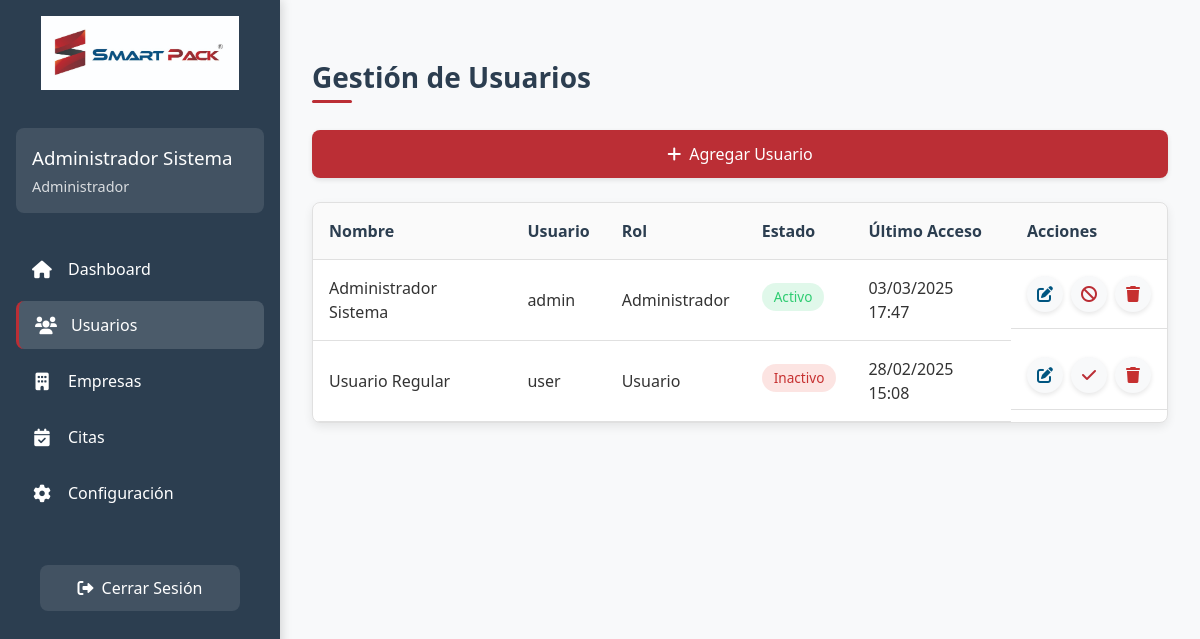
The page /views/dashboard.php?section=users (signed in) on the database its author committed.
### tables this page shows
CREATE TABLE `usuarios` (
  `id_usuario` int(11) NOT NULL,
  `nombre` varchar(100) NOT NULL,
  `usuario` varchar(50) NOT NULL,
  `password` varchar(255) NOT NULL,
  `correo` varchar(100) DEFAULT NULL,
  `id_rol` int(11) DEFAULT NULL,
  `estado` tinyint(1) DEFAULT 1,
  `ultimo_acceso` timestamp NOT NULL DEFAULT current_timestamp() ON UPDATE current_timestamp(),
  `fecha_creacion` timestamp NOT NULL DEFAULT current_timestamp()
);

CREATE TABLE `roles` (
  `id_rol` int(11) NOT NULL,
  `nombre_rol` varchar(50) NOT NULL,
  `estado` tinyint(1) DEFAULT 1,
  `fecha_creacion` timestamp NOT NULL DEFAULT current_timestamp()
);

### views/dashboard.php (the view, shortened to what this page needs)
<?php
require_once '../config/database.php';
$currentSection = isset($_GET['section']) ? $_GET['section'] : 'dashboard';
try {
    $usuarios = [];
    $stmt = $conn->prepare("
        SELECT u.id_usuario, u.nombre, u.usuario, u.estado, u.ultimo_acceso, r.nombre_rol
        FROM usuarios u
        JOIN roles r ON u.id_rol = r.id_rol
        ORDER BY u.nombre
    ");
    if ($stmt) {
        $stmt->execute();
        $result = $stmt->get_result();
        while ($row = $result->fetch_assoc()) {
            $usuarios[] = $row;
        }
    }
} catch (Exception $e) {
    $_SESSION['error'] = 'Error al cargar los datos: ' . $e->getMessage();
}
?>
<!DOCTYPE html>
<html lang="es">
<head>
    <link href="https://cdnjs.cloudflare.com/ajax/libs/font-awesome/6.0.0/css/all.min.css" rel="stylesheet">
</head>
<body>
    <div class="dashboard-layout">
        <aside class="sidebar">
            <div class="logo-container">
                <img src="../assets/images/smartpack_largo.jpeg" alt="Smart Pack">
            </div>
            <div class="user-profile">
                <h3><?php echo htmlspecialchars($_SESSION['nombre']); ?></h3>
                <p><?php echo htmlspecialchars($_SESSION['rol']); ?></p>
            </div>
            <nav>
                <ul class="nav-menu">
                    <li>
                        <a href="dashboard.php" class="nav-link <?php echo $currentSection == 'dashboard' ? 'active' : ''; ?>">
                            <i class="fas fa-home"></i>
                            <span>Dashboard</span>
                        </a>
                    </li>
                    <li>
                        <a href="dashboard.php?section=users" class="nav-link <?php echo $currentSection == 'users' ? 'active' : ''; ?>">
                            <i class="fas fa-users"></i>
                            <span>Usuarios</span>
                        </a>
                    </li>
                    <li>
                        <a href="dashboard.php?section=empresas" class="nav-link <?php echo $currentSection == 'empresas' ? 'active' : ''; ?>">
                            <i class="fas fa-building"></i>
                            <span>Empresas</span>
                        </a>
                    </li>
                    <li>
                        <a href="dashboard.php?section=citas" class="nav-link <?php echo $currentSection == 'citas' ? 'active' : ''; ?>">
                            <i class="fas fa-calendar-check"></i>
                            <span>Citas</span>
                        </a>
                    </li>
                    <li>
                        <a href="dashboard.php?section=config" class="nav-link <?php echo $currentSection == 'config' ? 'active' : ''; ?>">
                            <i class="fas fa-cog"></i>
                            <span>Configuración</span>
                        </a>
                    </li>
                </ul>
            </nav>
            <form action="../includes/logout.php" method="POST">
                <button type="submit" class="btn-logout">
                    <i class="fas fa-sign-out-alt"></i> Cerrar Sesión
                </button>
            </form>
        </aside>
        <main class="main-content">
            <?php if ($currentSection == 'users'): ?>
                <div class="content-section active">
                    <div class="page-header">
                        <h1>Gestión de Usuarios</h1>
                    </div>
                    <a href="add_user.php" class="btn-add-user">
                        <i class="fas fa-plus"></i> Agregar Usuario
                    </a>
                    <div class="users-table">
                        <table>
                            <thead>
                                <tr>
                                    <th>Nombre</th>
                                    <th>Usuario</th>
                                    <th>Rol</th>
                                    <th>Estado</th>
                                    <th>Último Acceso</th>
                                    <th>Acciones</th>
                                </tr>
                            </thead>
                            <tbody>
                                <?php foreach ($usuarios as $usuario): ?>
                                    <tr>
                                        <td><?php echo htmlspecialchars($usuario['nombre']); ?></td>
                                        <td><?php echo htmlspecialchars($usuario['usuario']); ?></td>
                                        <td><?php echo htmlspecialchars($usuario['nombre_rol']); ?></td>
                                        <td>
                                            <span class="status-badge <?php echo $usuario['estado'] ? 'active' : 'inactive'; ?>">
                                                <?php echo $usuario['estado'] ? 'Activo' : 'Inactivo'; ?>
                                            </span>
                                        </td>
                                        <td><?php echo date('d/m/Y H:i', strtotime($usuario['ultimo_acceso'])); ?></td>
                                        <td class="actions">
                                            <a href="edit_user.php?id=<?php echo $usuario['id_usuario']; ?>" class="btn-edit">
                                                <i class="fas fa-edit"></i>
                                            </a>
                                            <a href="../includes/toggle_user_status.php?id=<?php echo $usuario['id_usuario']; ?>&estado=<?php echo $usuario['estado']; ?>" class="btn-toggle">
                                                <i class="fas fa-<?php echo $usuario['estado'] ? 'ban' : 'check'; ?>"></i>
                                            </a>
                                            <?php if ($_SESSION['rol'] === 'Administrador'): ?>
                                                <a href="javascript:void(0)" onclick="confirmDelete('<?php echo $usuario['id_usuario']; ?>', '<?php echo htmlspecialchars(addslashes($usuario['nombre'])); ?>', 'user')" class="btn-delete">
                                                    <i class="fas fa-trash"></i>
                                                </a>
                                            <?php endif; ?>
                                        </td>
                                    </tr>
                                <?php endforeach; ?>
                            </tbody>
                        </table>
                    </div>
                </div>
            <?php endif; ?>
        </main>
    </div>
</body>
</html>

### rows shown on the page
usuarios: nombre "Administrador Sistema", usuario "admin", id_rol.nombre_rol "Administrador", estado "Activo", ultimo_acceso "03/03/2025 17:47"
usuarios: nombre "Usuario Regular", usuario "user", id_rol.nombre_rol "Usuario", estado "Inactivo", ultimo_acceso "28/02/2025 15:08"

### other values the page prints
$_SESSION['nombre'] "Administrador Sistema"
$_SESSION['rol'] "Administrador"
